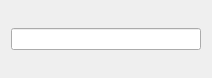
<?xml version="1.0" encoding="UTF-8"?>
<ui version="4.0">
 <class>ResourceWidget</class>
 <widget class="QWidget" name="ResourceWidget">
  <property name="geometry">
   <rect>
    <x>0</x>
    <y>0</y>
    <width>212</width>
    <height>78</height>
   </rect>
  </property>
  <property name="sizePolicy">
   <sizepolicy hsizetype="Expanding" vsizetype="Minimum">
    <horstretch>0</horstretch>
    <verstretch>0</verstretch>
   </sizepolicy>
  </property>
  <property name="windowTitle">
   <string>Form</string>
  </property>
  <layout class="QVBoxLayout" name="verticalLayout">
   <item>
    <widget class="QLineEdit" name="nameText"/>
   </item>
  </layout>
 </widget>
 <resources/>
 <connections/>
</ui>
